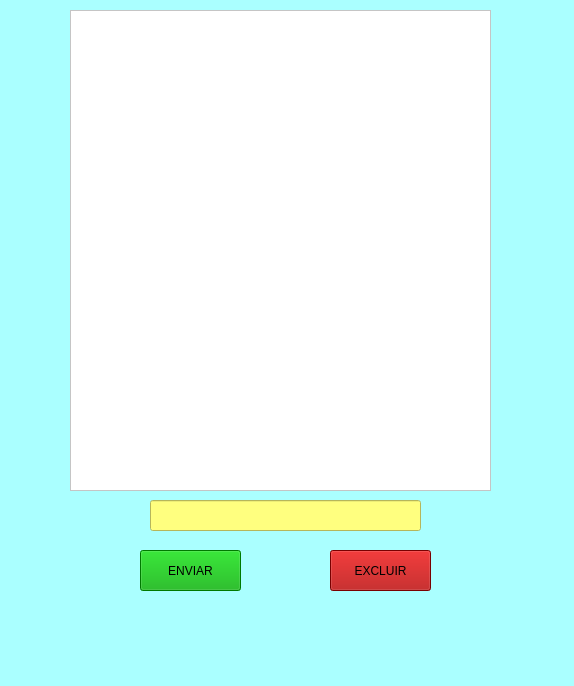
<?xml version="1.0" encoding="UTF-8"?>
<ui version="4.0">
 <class>MainWindow</class>
 <widget class="QMainWindow" name="MainWindow">
  <property name="geometry">
   <rect>
    <x>0</x>
    <y>0</y>
    <width>574</width>
    <height>686</height>
   </rect>
  </property>
  <property name="windowTitle">
   <string>MainWindow</string>
  </property>
  <property name="styleSheet">
   <string notr="true">background-color: rgb(170, 255, 255);</string>
  </property>
  <widget class="QWidget" name="centralwidget">
   <widget class="QListWidget" name="listWidget">
    <property name="geometry">
     <rect>
      <x>70</x>
      <y>10</y>
      <width>421</width>
      <height>481</height>
     </rect>
    </property>
    <property name="styleSheet">
     <string notr="true">background-color: rgb(255, 255, 255);</string>
    </property>
   </widget>
   <widget class="QLineEdit" name="lineEdit">
    <property name="geometry">
     <rect>
      <x>150</x>
      <y>500</y>
      <width>271</width>
      <height>31</height>
     </rect>
    </property>
    <property name="styleSheet">
     <string notr="true">background-color: rgb(255, 255, 127);</string>
    </property>
   </widget>
   <widget class="QPushButton" name="pushButton">
    <property name="geometry">
     <rect>
      <x>140</x>
      <y>550</y>
      <width>101</width>
      <height>41</height>
     </rect>
    </property>
    <property name="styleSheet">
     <string notr="true">background-color: rgb(0, 170, 0);</string>
    </property>
    <property name="text">
     <string>ENVIAR</string>
    </property>
   </widget>
   <widget class="QPushButton" name="pushButton_2">
    <property name="geometry">
     <rect>
      <x>330</x>
      <y>550</y>
      <width>101</width>
      <height>41</height>
     </rect>
    </property>
    <property name="styleSheet">
     <string notr="true">background-color: rgb(170, 0, 0);</string>
    </property>
    <property name="text">
     <string>EXCLUIR</string>
    </property>
   </widget>
  </widget>
  <widget class="QMenuBar" name="menubar">
   <property name="geometry">
    <rect>
     <x>0</x>
     <y>0</y>
     <width>574</width>
     <height>22</height>
    </rect>
   </property>
  </widget>
  <widget class="QStatusBar" name="statusbar"/>
 </widget>
 <resources/>
 <connections/>
</ui>
